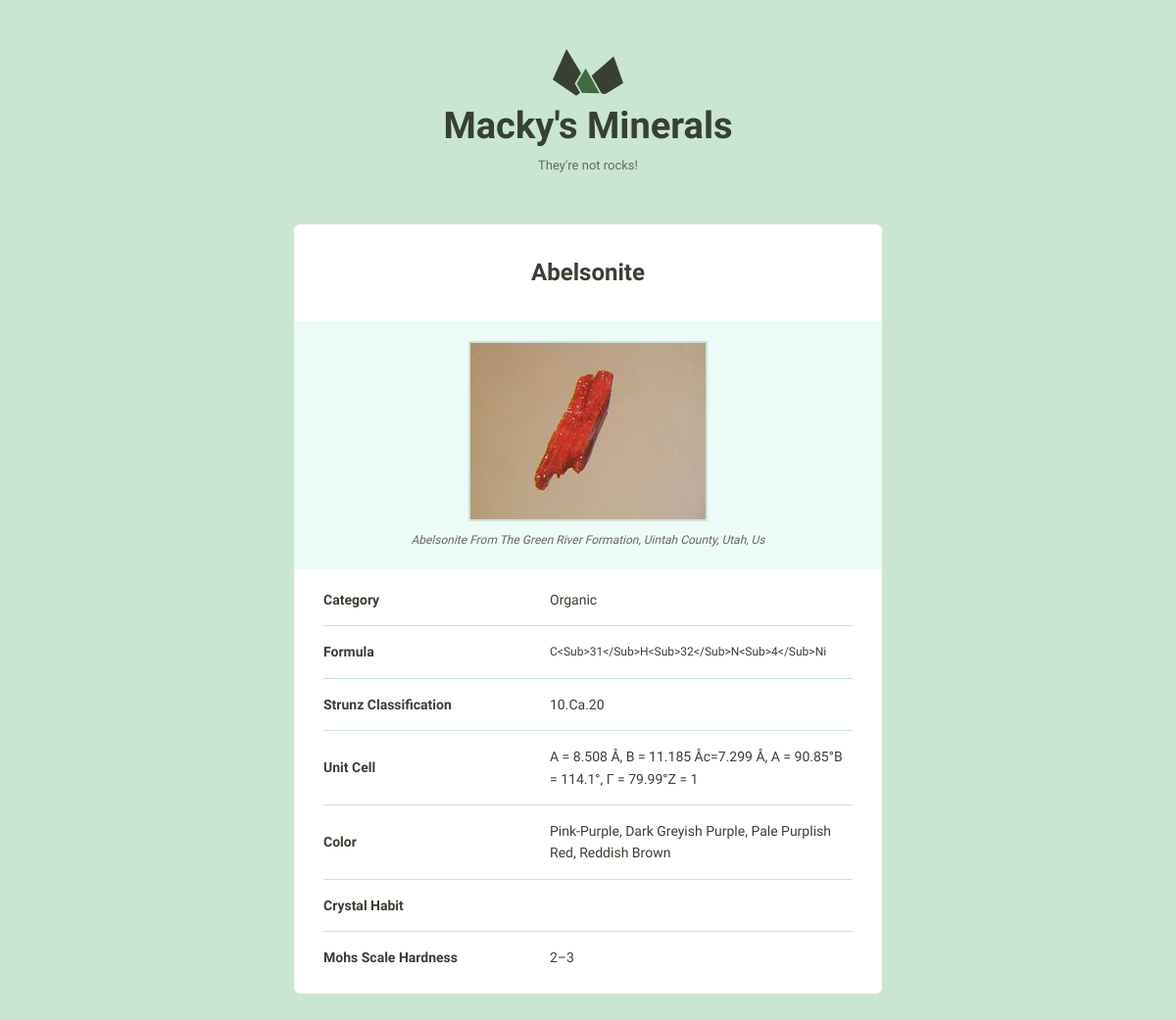
/4, run on the app's committed database.
### minerals/models.py (models this page shows, shortened)
class Mineral(models.Model):
    created_at = models.DateTimeField(auto_now_add=True)
    name = models.CharField(max_length=255)
    image_filename = models.CharField(max_length=255, blank=True)
    image_caption = models.CharField(max_length=255, blank=True)
    category = models.CharField(max_length=255, blank=True)
    formula = models.CharField(max_length=255, blank=True)
    strunz_classification = models.CharField(max_length=255, blank=True)
    crystal_system = models.CharField(max_length=255, blank=True)
    unit_cell = models.CharField(max_length=255, blank=True)
    color = models.CharField(max_length=255, blank=True)
    crystal_symmetry = models.CharField(max_length=255, blank=True)
    cleavage = models.CharField(max_length=255, blank=True)
    mohs_scale_hardness = models.CharField(max_length=255, blank=True)
    luster = models.CharField(max_length=255, blank=True)
    streak = models.CharField(max_length=255, blank=True)
    diaphaneity = models.CharField(max_length=255, blank=True)
    optical_properties = models.CharField(max_length=255, blank=True)
    group = models.CharField(max_length=255, blank=True)
    refractive_index = models.CharField(max_length=255, blank=True)
    crystal_habit = models.CharField(max_length=255, blank=True)

### minerals/views.py (the view)
# urls.py: path('<pk>', views.mineral_detail, name='detail'),
def mineral_detail(request, pk):
    mineral = Mineral.objects.get(pk=pk)
    return render(request, 'minerals/detail.html', {'mineral': mineral})

### minerals/templates/minerals/detail.html (shortened to what this page needs)
{% load static from staticfiles %}
<!DOCTYPE html>
<html lang="en">
<head>
    <link rel="stylesheet" href="{% static 'css/global.css' %}">
</head>
<body>
<div class="bounds bounds--small">
    <div class="grid-100">
        <a href="../">
            <h1 class="logo__name text-centered">Macky's Minerals</h1>
        </a>
        <p class="logo__text text-centered">They're not rocks!</p>
    </div>
    <div class="grid-100 mineral__container">
        <h1 class="mineral__name">{{ mineral.name}}</h1>
        <div class="mineral__image-bg">
            <img class="mineral__image"
                 src="{% static 'images/' %}{{ mineral.name }}.jpg">
            <p class="mineral__caption">{{ mineral.image_caption|title }}</p>
        </div>
        <div class="mineral__table-container">
            <table class="mineral__table">
                <tr>
                    <td class="mineral__category">Category</td>
                    <td>{{ mineral.category|title }}</td>
                </tr>
                <tr>
                    <td class="mineral__category">Formula</td>
                    <td class="mineral__formula">
                        {{ mineral.formula|title }}
                    </td>
                </tr>
                <tr>
                    <td class="mineral__category">Strunz Classification</td>
                    <td>{{ mineral.strunz_classification|title }}</td>
                </tr>
                <tr>
                    <td class="mineral__category">Unit Cell</td>
                    <td>{{ mineral.unit_cell|title }}</td>
                </tr>
                <tr>
                    <td class="mineral__category">Color</td>
                    <td>{{ mineral.color|title }}</td>
                </tr>
                <tr>
                    <td class="mineral__category">Crystal Habit</td>
                    <td>{{ mineral.crystal_habit|title }}</td>
                </tr>
                <tr>
                    <td class="mineral__category">Mohs Scale Hardness</td>
                    <td>{{ mineral.mohs_scale_hardness|title }}</td>
                </tr>
            </table>
        </div>
    </div>
</div>
</body>
</html>

### assets/css/global.css (style rules this page uses)
html { font-family: sans-serif; -ms-text-size-adjust: 100%; -webkit-text-size-adjust: 100%; }
body { margin: 0; }
a { background-color: transparent; }
h1 { font-size: 2em; margin: 0.67em 0; }
img { border: 0; }
svg:not(:root) { overflow: hidden; }
table { border-collapse: collapse; border-spacing: 0; }
td, th { padding: 0; }
html { font-size: 62.5%; }
body { background-color: #CAE5D2; font-size: 1.5em; line-height: 1.6; font-weight: 400; font-family: "Cousine"; color: #666; }
.bounds { max-width: 800px; margin: 0 auto; padding: 50px 0 150px; overflow: hidden; }
.bounds--small { max-width: 600px; padding: 50px 10px 150px; }
.grid, .grid-5, .grid-10, .grid-15, .grid-20, .grid-25, .grid-30, .grid-33, .grid-35, .grid-40, .grid-45, .grid-50, .grid-55, .grid-60, .grid-65, .grid-66, .grid-70, .grid-75, .grid-80, .grid-90, .grid-95, .grid-100 { float: left; box-sizing: border-box; position: relative; }
.grid-100 { width: 100%; padding: 0 15px; }
h1, h2, h3, h4, h5, h6 { margin-top: 0; margin-bottom: 2rem; font-weight: bold; font-family: "Work Sans", sans-serif; color: #384033; }
h1 { font-size: 3.8rem; }
@media (min-width: 550px) { h1 { font-size: 3.8rem; } }
p { margin-top: 0; font-size: 1.6rem; }
a { color: #689b98; text-decoration: none; -webkit-transition: color 0.2s; -moz-transition: color 0.2s; -ms-transition: color 0.2s; -o-transition: color 0.2s; transition: color 0.2s; }
th, td { padding: 15px; text-align: left; border-bottom: 1px solid #e1e1e1; }
th:first-child, td:first-child { padding-left: 0; }
th:last-child, td:last-child { padding-right: 0; }
table, p, ul { margin-bottom: 2.5rem; }
.text-centered { text-align: center; }
.logo { display: block; fill: #384033; position: relative; margin: 0 auto; width: 72px; }
.logo__name { margin-bottom: 0; }
.logo__text { margin-bottom: 50px; font-size: 13px; }
.mineral__container { background-color: #fff; border-radius: 6px; list-style: none; padding: 0; text-align: center; }
.mineral__name { display: block; width: 100%; margin: 0; font-size: 24px; padding: 30px 0 30px 0; }
.mineral__image { display: block; margin: 0 auto; border: solid 2px #CAE5D2; }
.mineral__image-bg { background-color: #ecfaf8; padding: 20px 0; }
.mineral__caption { font-size: 12px; font-style: italic; padding: 10px 0 0 0; margin: 0; }
.mineral__table { font-size: 14px; color: #384033; }
.mineral__table td { border-color: #CAE5D2; }
.mineral__table tr:last-of-type td { border-bottom: none; padding-bottom: 0; }
.mineral__table-container { padding: 5px 30px 0; }
.mineral__category { font-weight: bold; width: 40%; }
.mineral__formula { font-size: 12px; }

### data on the page
Mineral: name "Abelsonite", name (picture), image_caption "Abelsonite From The Green River Formation, Uintah County, Utah, Us", category "Organic", formula "C<Sub>31</Sub>H<Sub>32</Sub>N<Sub>4</Sub>Ni", strunz_classification "10.Ca.20", unit_cell "A = 8.508 Å, B = 11.185 Åc=7.299 Å, Α = 90.85°Β = 114.1°, Γ = 79.99°Z = 1", color "Pink-Purple, Dark Greyish Purple, Pale Purplish Red, Reddish Brown", mohs_scale_hardness "2–3"
